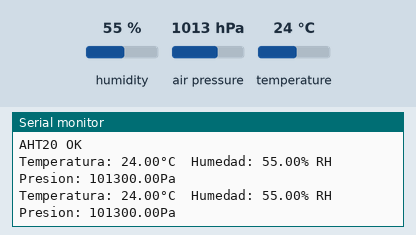
This program was run on a simulated ESP32. Shown: the last lines printed to the serial monitor. The test bench sets the inputs (shaded band); at power-on: humidity 55 %, air pressure 1013 hPa, temperature 24 °C.

Above: at 2.8 s.
2.9 s: humidity set to 22 %
At 4.8 s:
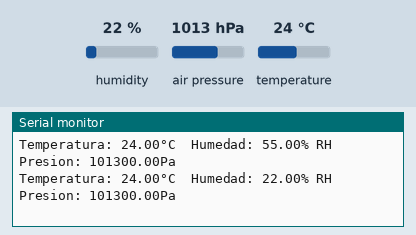
5.6 s: air pressure set to 952 hPa
At 6.7 s:
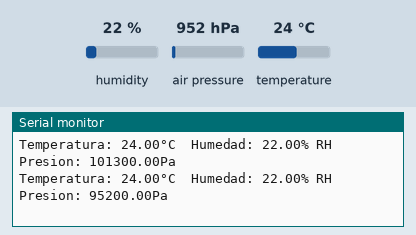
8.3 s: temperature set to 12 °C
At 8.3 s:
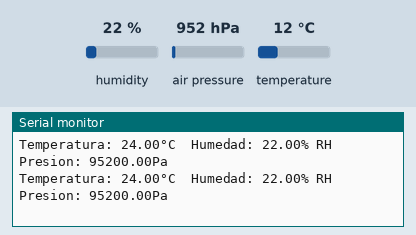

The program:

main.cpp
```cpp
#include <Arduino.h>
#include <Wire.h> //Libreria para I2C
#include <AHT20.h> //Libreria para sensor Temperatura
#include <Adafruit_BMP280.h> //Libreria para sensor Humedad

#define SDA_PIN 21
#define SCL_PIN 22


// put function declarations here:
int myFunction(int, int);
Adafruit_BMP280 bmp;
AHT20 myAHT20;

void setup() {
  Serial.begin(115200);
  Serial.println(F("AHT20+BMP280 test"));

  Wire.begin(SDA_PIN, SCL_PIN);

  while (myAHT20.begin() != true) {
    Serial.println(F("No se ha conectado AHT20 o falló al cargar el coeficiente de calibración")); //(F()) guarda el string en la Flash para mantener la memoria dinámica libre
    delay(5000);
  }
  Serial.println(F("AHT20 OK"));

  if (!bmp.begin()) {
    Serial.println(F("No se encuentra un sensor BMP280 compatible, revisa la conexión"));
    while (1);
  }

  /* Configuración default según el datasheet. */
  bmp.setSampling(Adafruit_BMP280::MODE_NORMAL,     /* Modo de Operación. */
                  Adafruit_BMP280::SAMPLING_X2,     /* Temp. oversampling */
                  Adafruit_BMP280::SAMPLING_X16,    /* Pressure oversampling */
                  Adafruit_BMP280::FILTER_X16,      /* Filtrado. */
                  Adafruit_BMP280::STANDBY_MS_500); /* Tiempo de Standby. */
}

void loop() {
  float temperature = myAHT20.getTemperature();
  float humidity = myAHT20.getHumidity();
  float pressure = bmp.readPressure();
  //Impresion de Resultados
  Serial.print("Temperatura: ");
  Serial.print(temperature, 2);
  Serial.print("°C\t");
  Serial.print("Humedad: ");
  Serial.print(humidity, 2);
  Serial.print("% RH\t");
  Serial.print("Presion: ");
  Serial.print(pressure, 2);
  Serial.println("Pa");

  Serial.println();
  delay(2000);
  }
```

Measured:
- after the input at 2.9 s, the serial monitor: prints a new line after 1.2 s (image 1)
- after the input at 5.6 s, the serial monitor: prints a new line after 0.57 s (image 2)
